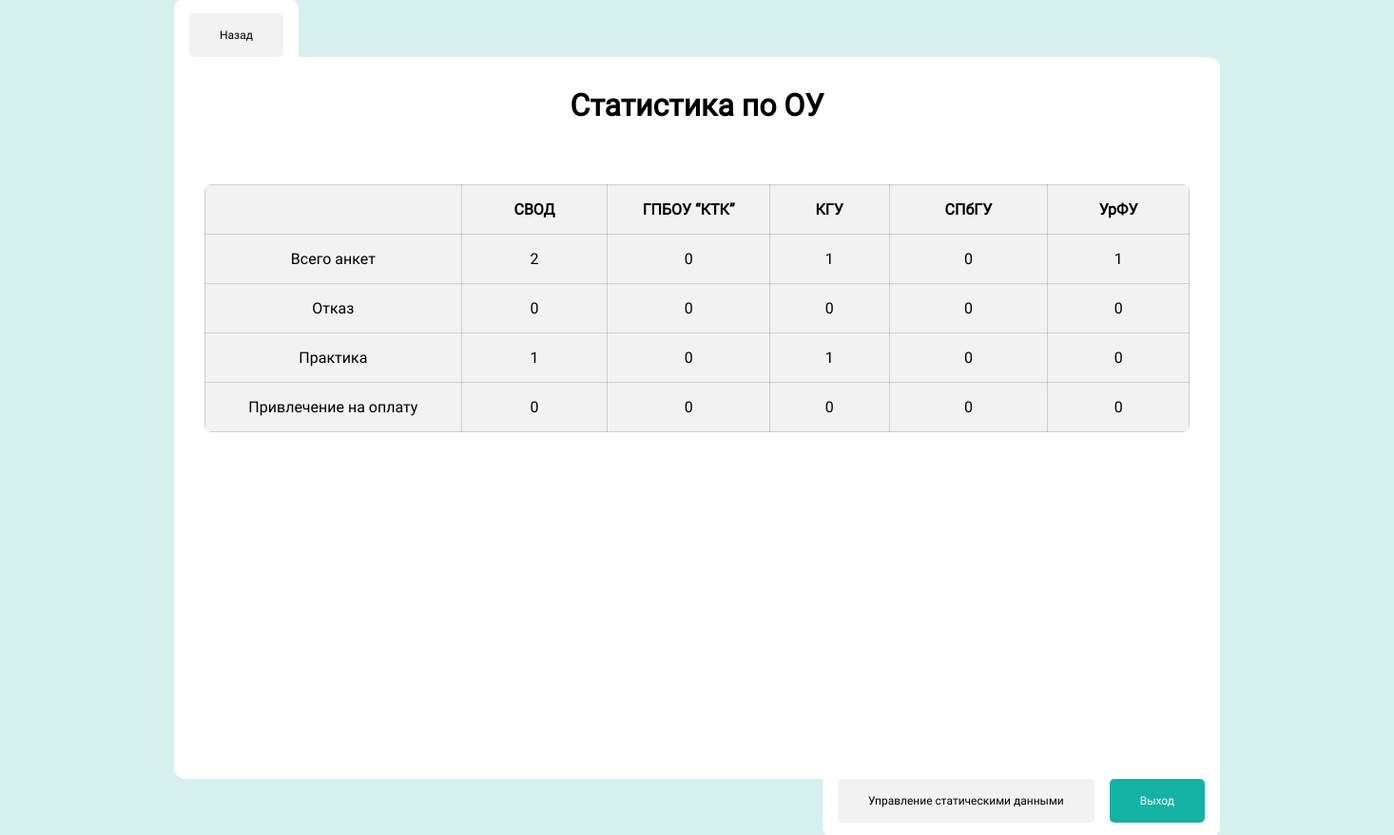
The page /Application/app/views/statistic.php (signed in) on the database its author committed.
### tables this page shows
CREATE TABLE `education_organization` (
  `id` int(11) NOT NULL COMMENT 'Идентификатор образовательного учреждения',
  `edu_org_name` text NOT NULL COMMENT 'Название образовательного учреждения'
);

### Application/app/views/statistic.php (the view, shortened to what this page needs)
<?php
include 'partials/header.php';
?>
<body>
    <main>
        <div class="main-wrapper">
            <div class="top-nav-wrapper">
                <nav class="top-nav">
                    <a href="main.php" class="btn-second">Назад</a>
                </nav>
            </div>
            <?php
                $sql = "SELECT * FROM education_organization";
                $stmt = $pdo->query($sql);
                $edu_orgs = $stmt->fetchAll(PDO::FETCH_ASSOC);
                $edu_org_counts = [];
                $edu_org_rejected_counts = [];
                $edu_org_practice_counts = [];
                $edu_org_payment_counts = [];
                $total_count = 0;
                $total_rejected = 0;
                $total_practice = 0;
                $total_payment = 0;
                foreach ($edu_orgs as $edu_org) {
                    $sql = 'SELECT COUNT(*) FROM candidate_profiles';
                    $stmt = $pdo->prepare($sql);
                    $stmt->execute();
                    $total_count = $stmt->fetchColumn();
                    $sql = "SELECT COUNT(*) FROM candidate_profiles WHERE edu_org = :edu_org_id";
                    $stmt = $pdo->prepare($sql);
                    $stmt->execute(['edu_org_id' => $edu_org['id']]);
                    $edu_org_counts[$edu_org['edu_org_name']] = $stmt->fetchColumn();
                    $sql = "SELECT COUNT(*) FROM candidate_profiles WHERE edu_org = :edu_org_id AND profile_rejected = 1";
                    $stmt = $pdo->prepare($sql);
                    $stmt->execute(['edu_org_id' => $edu_org['id']]);
                    $edu_org_rejected_counts[$edu_org['edu_org_name']] = $stmt->fetchColumn();
                    $total_rejected += $edu_org_rejected_counts[$edu_org['edu_org_name']];
                    $sql = "SELECT COUNT(*) FROM candidate_profiles WHERE edu_org = :edu_org_id AND candidate_status = 4";
                    $stmt = $pdo->prepare($sql);
                    $stmt->execute(['edu_org_id' => $edu_org['id']]);
                    $edu_org_practice_counts[$edu_org['edu_org_name']] = $stmt->fetchColumn();
                    $total_practice += $edu_org_practice_counts[$edu_org['edu_org_name']];
                    $sql = "SELECT COUNT(*) FROM candidate_profiles WHERE edu_org = :edu_org_id AND is_payment = 1";
                    $stmt = $pdo->prepare($sql);
                    $stmt->execute(['edu_org_id' => $edu_org['id']]);
                    $edu_org_payment_counts[$edu_org['edu_org_name']] = $stmt->fetchColumn();
                    $total_payment += $edu_org_payment_counts[$edu_org['edu_org_name']];
                }
            ?>
            <div class="common-form-alt">
                <h1>Статистика по ОУ</h1>
                <div class="anketa-info-wrapper">
                    <table class="anketa-info statistic-table" style="width: 100%; height: min-content;">
                        <th></th>
                        <th>
                            СВОД
                        </th>
                        <?php foreach ($edu_orgs as $edu_org): ?>
                            <th><?= htmlspecialchars($edu_org['edu_org_name']) ?></th>
                        <?php endforeach; ?>
                        <tr>
                            <td>Всего анкет</td>
                            <td><?= $total_count ?></td>
                            <?php foreach ($edu_orgs as $edu_org): ?>
                                <td><?= $edu_org_counts[$edu_org['edu_org_name']] ?></td>
                            <?php endforeach; ?>
                        </tr>
                        <tr>
                            <td>Отказ</td>
                            <td><?= $total_rejected ?></td>
                            <?php foreach ($edu_orgs as $edu_org): ?>
                                <td><?= $edu_org_rejected_counts[$edu_org['edu_org_name']] ?></td>
                            <?php endforeach; ?>
                        </tr>
                        <tr>
                            <td>Практика</td>
                            <td><?= $total_practice ?></td>
                            <?php foreach ($edu_orgs as $edu_org): ?>
                                <td><?= $edu_org_practice_counts[$edu_org['edu_org_name']] ?></td>
                            <?php endforeach; ?>
                        </tr>
                        <tr>
                            <td>Привлечение на оплату</td>
                            <td><?= $total_payment ?></td>
                            <?php foreach ($edu_orgs as $edu_org): ?>
                                <td><?= $edu_org_payment_counts[$edu_org['edu_org_name']] ?></td>
                            <?php endforeach; ?>
                        </tr>
                    </table>
                </div>
            </div>
            <div class="bottom-nav-wrapper">
                <nav class="bottom-nav">
                    <a href="manageStaticInfo.php" class="btn-second">Управление статическими данными</a>
                    <a href="../controllers/LogoutController.php" class="btn-primary">Выход</a>
                </nav>
            </div>
        </div>
    </main>
</body>
</html>

### Application/app/views/partials/header.php (shortened to what this page needs)
<!DOCTYPE html>
<html lang="ru">
<head>
    <link rel="stylesheet" href="../../public/css/style.css">
</head>

### Application/public/css/style.css (style rules this page uses)
* { font-family: "Roboto Regular"; box-sizing: border-box; padding: 0; margin: 0; }
body { overflow: hidden; }
main { text-align: center; }
.main-wrapper { position: absolute; transform: translate(-50%, -50%); top: 50%; left: 50%; }
.top-nav-wrapper { width: 100%; display: flex; justify-content: flex-start; }
.top-nav { width: min-content; display: flex; flex-direction: row; align-items: flex-start; padding: 16px 16px 0 16px; gap: 16px; border-radius: 12px 12px 0 0; }
.bottom-nav-wrapper { width: 100%; display: flex; justify-content: flex-end; }
.bottom-nav { width: min-content; display: flex; flex-direction: row; align-items: flex-start; padding: 0 16px 16px 16px; gap: 16px; border-radius: 0 0 12px 12px; }
.common-form-alt { width: 1100px; height: 760px; display: flex; flex-direction: column; align-items: center; justify-content: flex-start; padding: 32px; gap: 32px; border-radius: 0 12px; }
.anketa-info { margin-top: 32px; border-radius: 7px; overflow: hidden; border-collapse: collapse; }
.anketa-info th, .anketa-info tr, .anketa-info tr td { padding: 16px; }
.anketa-info td { width: 50%; }
.statistic-table td { width: 20px; }
.anketa-info tr:nth-child(1), .anketa-info th { border-radius: 7px 7px 0 0; }
.anketa-info tr:nth-last-child(1) { border-radius: 0 0 7px 7px; }
.btn-primary { font-size: 12px; padding: 16px 32px; border: 0; border-radius: 5px; transition: all .5s ease-in-out; cursor: pointer; text-align: center; text-decoration: none; text-wrap: nowrap; }
.btn-second { font-size: 12px; padding: 16px 32px; border: 0; border-radius: 5px; transition: all .5s ease-in-out; cursor: pointer; text-align: center; text-decoration: none; text-wrap: nowrap; }
.anketa-info-wrapper { width: 100%; height: 100%; display: flex; flex-direction: row; justify-content: center; gap: 16px; border-radius: 0 7px 7px 7px; overflow-x: hidden; }

### Application/app/views/partials/header.php (style rules this page uses)
:root { --text-b: #000; --text-w: #fff; --text-half-trans: #00000040; --background-half-trans: #0000000d; --background-dark-half-trans: #00000026; --background-light: #fff; --background-dark-light: #d5f0ed; --background-turquoise: #13b2a4; --background-dark-turquoise: #005859; }
body { background-color: var(--background-dark-light); }
.top-nav { background-color: var(--background-light); }
.bottom-nav { background-color: var(--background-light); }
.common-form-alt { background-color: var(--background-light); }
.anketa-info { background-color: var(--background-half-trans); }
.anketa-info tr td, th { border: 1px solid var(--background-dark-half-trans); }
.btn-primary { color: var(--text-w); background-color: var(--background-turquoise); }
.btn-second { color: var(--text-b); background-color: var(--background-half-trans); }

### rows shown on the page
education_organization: edu_org_name "ГПБОУ “КТК”", edu_org_name "0"
education_organization: edu_org_name "КГУ", edu_org_name "1", edu_org_name "0"
education_organization: edu_org_name "СПбГУ", edu_org_name "0"
education_organization: edu_org_name "УрФУ", edu_org_name "1", edu_org_name "0"

### other values the page prints
$total_count "2"
$total_rejected "0"
$total_practice "1"
$total_payment "0"
